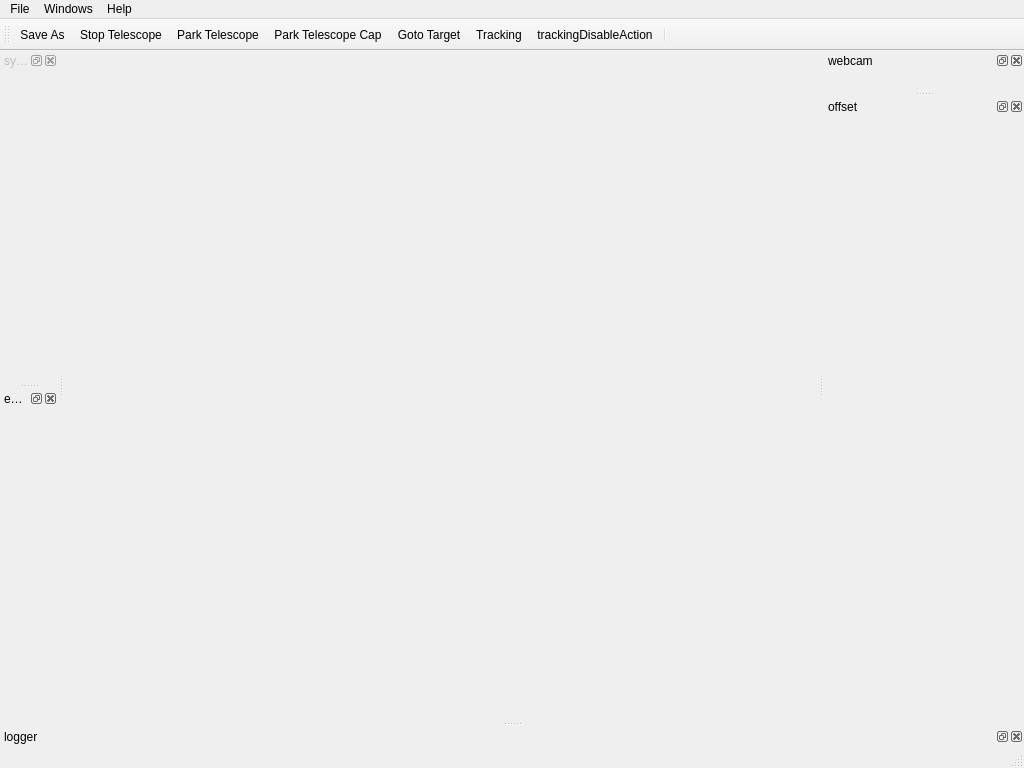
<?xml version="1.0" encoding="UTF-8"?>
<ui version="4.0">
 <class>MainWindow</class>
 <widget class="QMainWindow" name="MainWindow">
  <property name="geometry">
   <rect>
    <x>0</x>
    <y>0</y>
    <width>1024</width>
    <height>768</height>
   </rect>
  </property>
  <property name="minimumSize">
   <size>
    <width>1024</width>
    <height>768</height>
   </size>
  </property>
  <property name="windowTitle">
   <string>eso50cm telescope console</string>
  </property>
  <property name="dockNestingEnabled">
   <bool>true</bool>
  </property>
  <widget class="QWidget" name="centralWidget"/>
  <widget class="QMenuBar" name="menuBar">
   <property name="geometry">
    <rect>
     <x>0</x>
     <y>0</y>
     <width>1024</width>
     <height>23</height>
    </rect>
   </property>
   <widget class="QMenu" name="menuFile">
    <property name="title">
     <string>File</string>
    </property>
    <addaction name="actionExit"/>
   </widget>
   <widget class="QMenu" name="menuWindows">
    <property name="title">
     <string>Windows</string>
    </property>
    <addaction name="logsLevelPanelAction"/>
    <addaction name="logsPanelAction"/>
   </widget>
   <widget class="QMenu" name="menuHelp">
    <property name="title">
     <string>Help</string>
    </property>
   </widget>
   <addaction name="menuFile"/>
   <addaction name="menuWindows"/>
   <addaction name="menuHelp"/>
  </widget>
  <widget class="QToolBar" name="mainToolBar">
   <property name="minimumSize">
    <size>
     <width>0</width>
     <height>32</height>
    </size>
   </property>
   <attribute name="toolBarArea">
    <enum>TopToolBarArea</enum>
   </attribute>
   <attribute name="toolBarBreak">
    <bool>false</bool>
   </attribute>
   <addaction name="saveAsAction"/>
   <addaction name="stopTelescopeAction"/>
   <addaction name="parkTelescopeAction"/>
   <addaction name="parkTelescopeCapAction"/>
   <addaction name="gotoTargetAction"/>
   <addaction name="trackingAction"/>
   <addaction name="trackingDisableAction"/>
   <addaction name="separator"/>
  </widget>
  <widget class="QStatusBar" name="statusBar"/>
  <widget class="QDockWidget" name="dockProcess">
   <property name="enabled">
    <bool>false</bool>
   </property>
   <property name="windowTitle">
    <string>system</string>
   </property>
   <attribute name="dockWidgetArea">
    <number>1</number>
   </attribute>
   <widget class="QWidget" name="dockWidgetContents">
    <property name="autoFillBackground">
     <bool>true</bool>
    </property>
   </widget>
  </widget>
  <widget class="QDockWidget" name="dockLogger">
   <property name="windowTitle">
    <string>logger</string>
   </property>
   <attribute name="dockWidgetArea">
    <number>8</number>
   </attribute>
   <widget class="QWidget" name="dockWidgetContents_2"/>
  </widget>
  <widget class="QDockWidget" name="dockWebcam">
   <property name="windowTitle">
    <string>webcam</string>
   </property>
   <attribute name="dockWidgetArea">
    <number>2</number>
   </attribute>
   <widget class="QWidget" name="dockWidgetContents_3"/>
  </widget>
  <widget class="QDockWidget" name="dockOffset">
   <property name="minimumSize">
    <size>
     <width>200</width>
     <height>300</height>
    </size>
   </property>
   <property name="baseSize">
    <size>
     <width>0</width>
     <height>0</height>
    </size>
   </property>
   <property name="features">
    <set>QDockWidget::AllDockWidgetFeatures</set>
   </property>
   <property name="windowTitle">
    <string>offset</string>
   </property>
   <attribute name="dockWidgetArea">
    <number>2</number>
   </attribute>
   <widget class="QWidget" name="dockWidgetContents_4"/>
  </widget>
  <widget class="QDockWidget" name="dockEncoder">
   <property name="windowTitle">
    <string>encoders</string>
   </property>
   <attribute name="dockWidgetArea">
    <number>1</number>
   </attribute>
   <widget class="QWidget" name="dockWidgetContents_5"/>
  </widget>
  <action name="saveAsAction">
   <property name="icon">
    <iconset resource="Console.qrc">
     <normaloff>:/eso50cm/Cosole/save.png</normaloff>:/eso50cm/Cosole/save.png</iconset>
   </property>
   <property name="text">
    <string>&amp;Save As</string>
   </property>
   <property name="toolTip">
    <string>Save As ...</string>
   </property>
  </action>
  <action name="gotoTargetAction">
   <property name="icon">
    <iconset resource="Console.qrc">
     <normaloff>:/eso50cm/Cosole/goto_target.png</normaloff>:/eso50cm/Cosole/goto_target.png</iconset>
   </property>
   <property name="text">
    <string>Goto Target</string>
   </property>
   <property name="toolTip">
    <string>goto target</string>
   </property>
  </action>
  <action name="stopTelescopeAction">
   <property name="icon">
    <iconset resource="Console.qrc">
     <normaloff>:/eso50cm/Cosole/stop_telescope.png</normaloff>:/eso50cm/Cosole/stop_telescope.png</iconset>
   </property>
   <property name="text">
    <string>Stop Telescope</string>
   </property>
   <property name="toolTip">
    <string>stop telescope</string>
   </property>
  </action>
  <action name="parkTelescopeAction">
   <property name="icon">
    <iconset resource="Console.qrc">
     <normaloff>:/eso50cm/Cosole/park_telescope.png</normaloff>:/eso50cm/Cosole/park_telescope.png</iconset>
   </property>
   <property name="text">
    <string>Park Telescope</string>
   </property>
   <property name="toolTip">
    <string>park telescope</string>
   </property>
  </action>
  <action name="parkTelescopeCapAction">
   <property name="icon">
    <iconset resource="Console.qrc">
     <normaloff>:/eso50cm/Cosole/park_cap.png</normaloff>:/eso50cm/Cosole/park_cap.png</iconset>
   </property>
   <property name="text">
    <string>Park Telescope Cap</string>
   </property>
   <property name="toolTip">
    <string>park telescope cap</string>
   </property>
  </action>
  <action name="trackingAction">
   <property name="icon">
    <iconset resource="Console.qrc">
     <normaloff>:/eso50cm/Cosole/tracking.png</normaloff>:/eso50cm/Cosole/tracking.png</iconset>
   </property>
   <property name="text">
    <string>Tracking</string>
   </property>
   <property name="toolTip">
    <string>set tracking</string>
   </property>
  </action>
  <action name="trackingDisableAction">
   <property name="icon">
    <iconset resource="Console.qrc">
     <normaloff>:/eso50cm/Cosole/tracking_disable.png</normaloff>:/eso50cm/Cosole/tracking_disable.png</iconset>
   </property>
   <property name="text">
    <string>trackingDisableAction</string>
   </property>
   <property name="toolTip">
    <string>stop tracking</string>
   </property>
  </action>
  <action name="logsLevelPanelAction">
   <property name="text">
    <string>Logs Level Panel  </string>
   </property>
  </action>
  <action name="logsPanelAction">
   <property name="text">
    <string>Logs Panel</string>
   </property>
  </action>
  <action name="actionExit">
   <property name="text">
    <string>Exit</string>
   </property>
  </action>
 </widget>
 <layoutdefault spacing="6" margin="11"/>
 <resources>
  <include location="Console.qrc"/>
 </resources>
 <connections/>
</ui>
